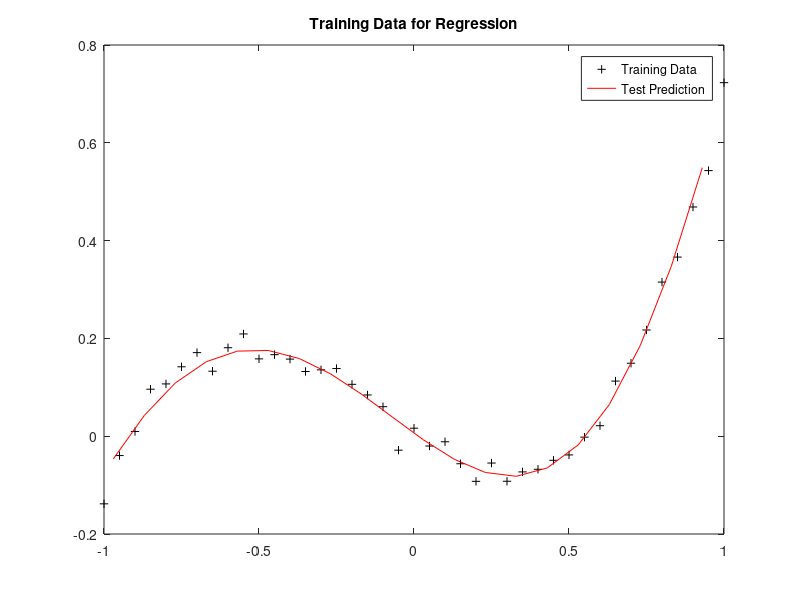
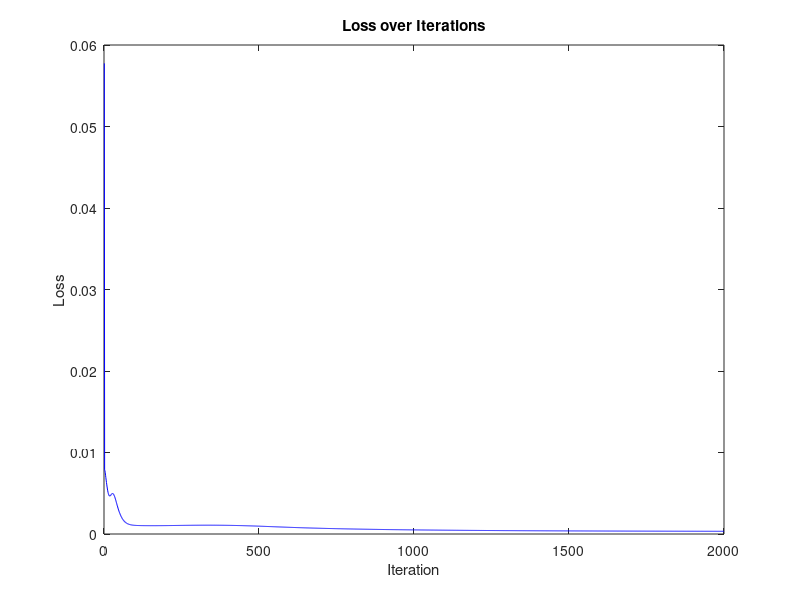

Recreate these plots in MATLAB, in order.
clear all
close all 
clc 

%% Hyper-parameters
lr = 0.1; % Learning rate
n_iter = 2000; % Number of iterations
n_hidden = 3; % Number of hidden layer nodes

%% Generate training data
x = -1:0.05:1; % Input data as a row vector
len = length(x);

% Training data output with added noise
d = 0.8*x.^3 + 0.3*x.^2 - 0.4*x + normrnd(0, 0.02, [1, len]);
figure, plot(x, d,'k+'), title('Training Data for Regression')

% Test data
xtest = -0.97:0.1:0.93;



% Initialize weights and biases with random numbers
w_hidden = randn(1, n_hidden); % Weights from input to hidden layer (1x3 double)
w_output = randn(n_hidden, 1); % Weights from hidden layer to output (3x1 double)
b_hidden = randn(1, n_hidden); % Biases for hidden layer (1x3 double)
b_output = randn; % Bias for output layer

%% Training process using stochastic gradient descent (SGD)
losses = zeros(1, n_iter); % Track loss during training
for i = 1:n_iter % Loop for number of iterations
    total_loss = 0; % initialise loss for this iteration
    for j = 1:len % Loop through length of input data
        % Forward Pass
        % Current input and target
        curr_input = x(j);
        target = d(j); 
        % Hidden Layer
        hidden_input = curr_input * w_hidden + b_hidden; % Weighted sum + Bias
        hidden_output = tanh(hidden_input); % Activation Function
        % Output Layer
        output = hidden_output * w_output + b_output; % Weighted Sum + Bias
        % Error 
        error = target - output; 
        total_loss = total_loss + 0.5 * error^2; % Loss
        % Backward Pass
        % Output Layer and Hidden Layer Gradients
        b_output_grad = error * -1; 
        b_hidden_grad = (b_output_grad * w_output').*(1-hidden_output.^2);
        w_output_grad = b_output_grad * hidden_output';
        w_hidden_grad = b_hidden_grad * curr_input;
        % Update Weights and Biases
        w_output = w_output - lr*w_output_grad;
        w_hidden = w_hidden - lr*w_hidden_grad;
        b_output = b_output - lr*b_output_grad;
        b_hidden = b_hidden - lr*b_hidden_grad;
    end
    % Store Average loss for iteration
    losses(i) = total_loss/len;
end

%% Test the neural network
net_output = zeros(size(xtest));
for i = 1:length(xtest)
    hidden_input = xtest(i) * w_hidden + b_hidden;
    hidden_output = tanh(hidden_input);
    net_output(i) = hidden_output * w_output + b_output;
end

%% Plot out the test results
hold on;
plot(xtest, net_output, 'r-');
legend('Training Data', 'Test Prediction')

%% Plot the loss over iterations
figure;
plot(1:n_iter, losses, 'b-');
title('Loss over Iterations');
xlabel('Iteration');
ylabel('Loss');